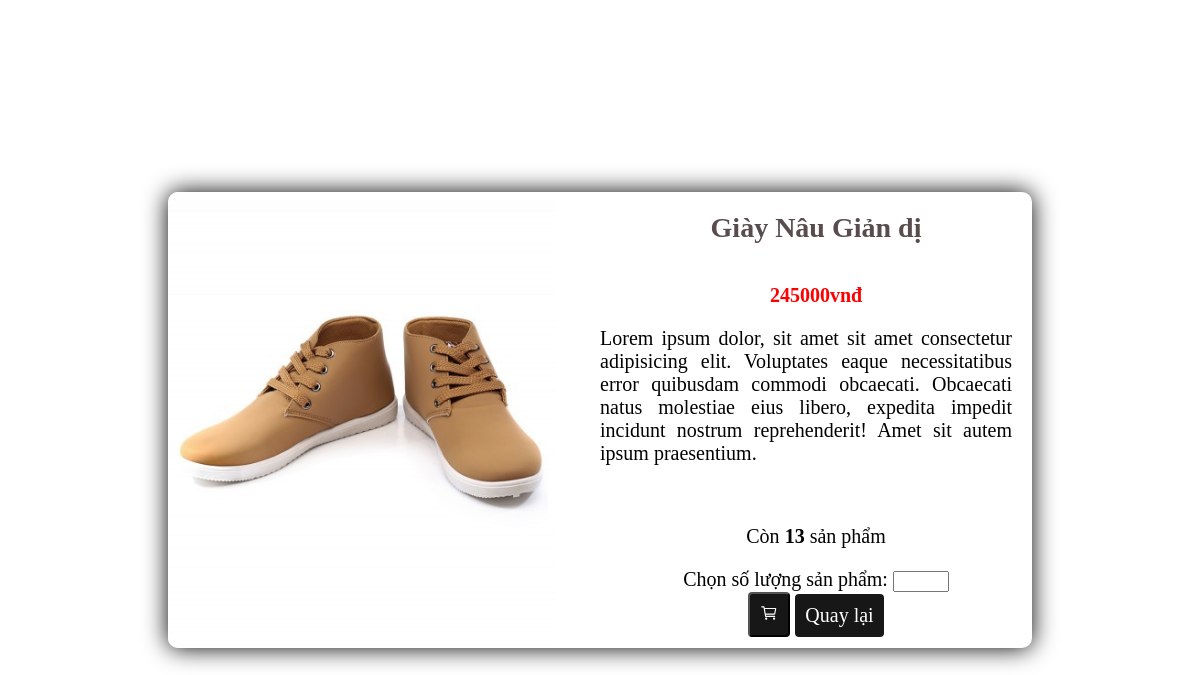
/php/detail.php?id=17, run on the app's committed database.
### tables this page shows
CREATE TABLE `products` (
  `id` int(11) NOT NULL,
  `names` varchar(255) NOT NULL,
  `category_id` int(11) NOT NULL,
  `images` varchar(255) NOT NULL,
  `descriptions` text NOT NULL,
  `price` float NOT NULL,
  `saleprice` float NOT NULL,
  `created` date NOT NULL,
  `quantity` int(11) NOT NULL,
  `keyword` varchar(45) DEFAULT NULL,
  `statuses` int(11) DEFAULT NULL
);

### php/modules.php (called while the page is built, shortened)
<?php
function FindProduct($id_product)
{
  include "dbConnect.php";
  $sql = "SELECT * FROM products WHERE id = $id_product ";
  $qr = mysqli_query($conn, $sql);
  return mysqli_fetch_array($qr);
}
?>

### php/detail.php (the view, shortened to what this page needs)
<?php
include "dbConnect.php";
if (isset($_GET["id"])) {
  $id_product = $_GET["id"];
  include_once "modules.php";
  $rows =  FindProduct($id_product);
} else {
  header('location:../index.php');
} ?>
<!DOCTYPE html>
<html lang="en">
<head>
  <link rel="stylesheet" href="../styles/style.css">
</head>
<body>
  <div class="container">
    <div class="product">
      <img src="../<?php echo $rows["images"] ?>" alt="" class="product__image">
      <div class="product__content">
        <div class="product__name"><?php echo $rows["names"] ?></div>
        <p class="product__price"><?php echo $rows["price"] ?></p>
        <p class="product__desc"><?php echo $rows["descriptions"] ?></p>
        <p class="product__quantity">Còn <b><?php echo $rows["quantity"] ?></b> sản phẩm</p>
        <form action="" method="post">
          <label for="quantity">Chọn số lượng sản phẩm: </label>
          <input type="number" min="1" max="<?php echo $rows["quantity"] ?>" name="quantity"  id="quantity"> <br>
          <button class="btn" type="submit">
            <ion-icon name="cart-outline"></ion-icon>
          </button>
          <a href="../index.php" class="btn">Quay lại</a>
        </form>
      </div>
    </div>
  </div>
</body>
</html>

### styles/style.css (style rules this page uses)
:root { --btn-color: #000000e8; --btn-text: #ffff; }
body { font-family: SF Mono; margin: 0; padding: 0; font-size: 20px; }
.container { max-width: 90vw; margin: 20px auto; }
.product { text-align: center; }
.product__image { width: 80%; height: 70%; -o-object-fit: cover; object-fit: cover; }
.product__name { color: #584c4c; font-weight: 600; font-size: 20px; }
.product__price { color: #df0b0b; font-weight: 600; }
.btn { color: var(--btn-text); background-color: var(--btn-color); padding: 10px; border-radius: 4px; width: -webkit-fit-content; width: -moz-fit-content; width: fit-content; outline: none; cursor: pointer; text-decoration: none; }
.btn ion-icon { font-size: 18px; }

### php/detail.php (style rules this page uses)
.container { width: 90vw; height: 100vh; display: flex; align-items: center; justify-content: center; }
.product { width: 80%; display: grid; grid-template-columns: 50% 50%; box-shadow: 0 0 25px #000; border-radius: 10px; overflow: hidden; }
.product__image { width: 90%; height: 100%; }
.product__content { font-family: SF Mono; }
.product__name { font-size: 28px; padding: 20px 10px; }
.product__price { font-weight: 600; color: red; }
.product__price::after { content: "vnđ"; color: red; }
.product__desc { text-align: justify; padding-right: 20px; height: 39%; text-overflow: ellipsis; overflow: hidden; }
.btn { display: inline-block; }

### data on the page
products: images (picture), names "Giày Nâu Giản dị", price "245000", descriptions "Lorem ipsum dolor, sit amet sit amet consectetur adipisicing elit. Voluptates eaque necessitatibus error quibusdam commodi obcaecati. Obcaecati natus molestiae eius libero, expedita impedit incidunt nostrum reprehenderit! Amet sit autem ipsum praesentium.", quantity "13"
